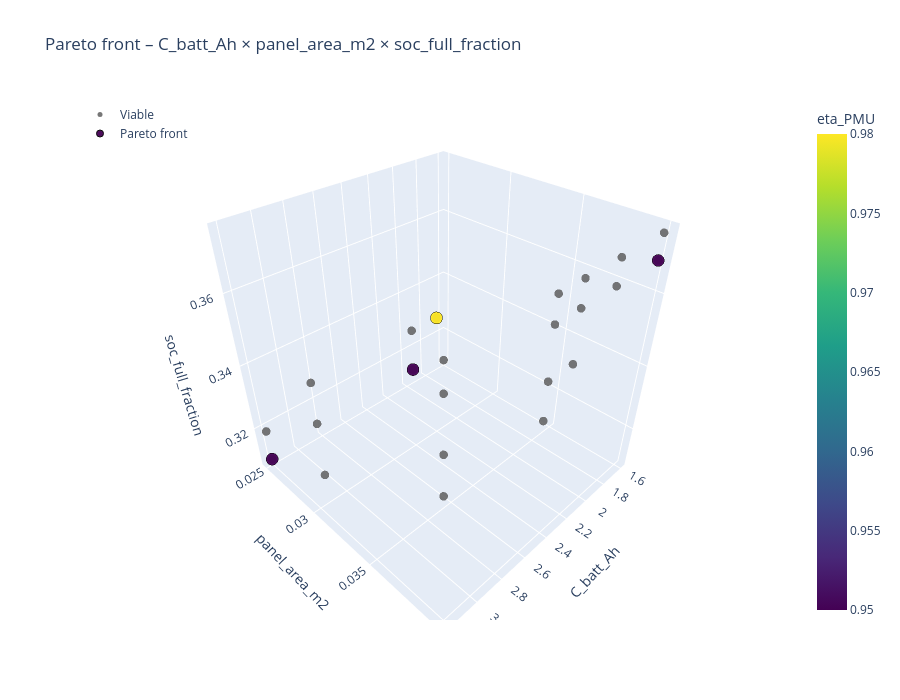

Source (notebook cell):
### Code cell
plot_pareto_front(
    summary, front, objectives, color_col="eta_PMU").show()

### Figure 1 — Plotly figure (JSON) as saved in the notebook; plotly's stock layout.template omitted (floating-point values rounded to 4 significant figures)
{"data": [{"hoverinfo": "text", "marker": {"color": "#555555", "opacity": 0.8, "size": 5}, "mode": "markers", "name": "Viable", "text": ["C_batt_Ah: 2.3<br>panel_area_m2: 0.031<br>soc_full_fraction: 0.349<br>eta_PMU: 0.98", "C_batt_Ah: 2.5<br>panel_area_m2: 0.031<br>soc_full_fraction: 0.338<br>eta_PMU: 0.95", "C_batt_Ah: 1.6<br>panel_area_m2: 0.04<br>soc_full_fraction: 0.368<br>eta_PMU: 0.95", "C_batt_Ah: 3.2<br>panel_area_m2: 0.025<br>soc_full_fraction: 0.309<br>eta_PMU: 0.95", "C_batt_Ah: 1.6<br>panel_area_m2: 0.04<br>soc_full_fraction: 0.375<br>eta_PMU: 0.98", "C_batt_Ah: 2.5<br>panel_area_m2: 0.031<br>soc_full_fraction: 0.349<br>eta_PMU: 0.98", "C_batt_Ah: 3.2<br>panel_area_m2: 0.025<br>soc_full_fraction: 0.319<br>eta_PMU: 0.98", "C_batt_Ah: 2.0<br>panel_area_m2: 0.04<br>soc_full_fraction: 0.368<br>eta_PMU: 0.95", "C_batt_Ah: 2.0<br>panel_area_m2: 0.04<br>soc_full_fraction: 0.375<br>eta_PMU: 0.98", "C_batt_Ah: 3.2<br>panel_area_m2: 0.031<br>soc_full_fraction: 0.322<br>eta_PMU: 0.9", "C_batt_Ah: 2.3<br>panel_area_m2: 0.04<br>soc_full_fraction: 0.355<br>eta_PMU: 0.9", "C_batt_Ah: 3.2<br>panel_area_m2: 0.031<br>soc_full_fraction: 0.338<br>eta_PMU: 0.95", "C_batt_Ah: 2.3<br>panel_area_m2: 0.04<br>soc_full_fraction: 0.368<br>eta_PMU: 0.95", "C_batt_Ah: 2.5<br>panel_area_m2: 0.04<br>soc_full_fraction: 0.345<br>eta_PMU: 0.87", "C_batt_Ah: 2.3<br>panel_area_m2: 0.04<br>soc_full_fraction: 0.375<br>eta_PMU: 0.98", "C_batt_Ah: 3.2<br>panel_area_m2: 0.031<br>soc_full_fraction: 0.349<br>eta_PMU: 0.98", "C_batt_Ah: 2.5<br>panel_area_m2: 0.04<br>soc_full_fraction: 0.355<br>eta_PMU: 0.9", "C_batt_Ah: 2.5<br>panel_area_m2: 0.04<br>soc_full_fraction: 0.368<br>eta_PMU: 0.95", "C_batt_Ah: 2.5<br>panel_area_m2: 0.04<br>soc_full_fraction: 0.375<br>eta_PMU: 0.98", "C_batt_Ah: 3.2<br>panel_area_m2: 0.04<br>soc_full_fraction: 0.345<br>eta_PMU: 0.87", "C_batt_Ah: 3.2<br>panel_area_m2: 0.04<br>soc_full_fraction: 0.355<br>eta_PMU: 0.9", "C_batt_Ah: 3.2<br>panel_area_m2: 0.04<br>soc_full_fraction: 0.368<br>eta_PMU: 0.95", "C_batt_Ah: 3.2<br>panel_area_m2: 0.04<br>soc_full_fraction: 0.375<br>eta_PMU: 0.98"], "type": "scatter3d", "x": [2.3, 2.5, 1.6, 3.2, 1.6, 2.5, 3.2, 2.0, 2.0, 3.2, 2.3, 3.2, 2.3, 2.5, 2.3, 3.2, 2.5, 2.5, 2.5, 3.2, 3.2, 3.2, 3.2], "y": [0.031, 0.031, 0.04, 0.025, 0.04, 0.031, 0.025, 0.04, 0.04, 0.031, 0.04, 0.031, 0.04, 0.04, 0.04, 0.031, 0.04, 0.04, 0.04, 0.04, 0.04, 0.04, 0.04], "z": [0.3491, 0.3378, 0.3682, 0.3091, 0.3745, 0.3491, 0.3191, 0.3682, 0.3745, 0.322, 0.3551, 0.3378, 0.3682, 0.3451, 0.3745, 0.3491, 0.3551, 0.3682, 0.3745, 0.3451, 0.3551, 0.3682, 0.3745]}, {"hoverinfo": "text", "marker": {"color": [0.95, 0.98, 0.95, 0.95], "colorbar": {"title": {"text": "eta_PMU"}, "x": 1}, "colorscale": [[0, "#440154"], [0.1111, "#482878"], [0.2222, "#3e4989"], [0.3333, "#31688e"], [0.4444, "#26828e"], [0.5556, "#1f9e89"], [0.6667, "#35b779"], [0.7778, "#6ece58"], [0.8889, "#b5de2b"], [1, "#fde725"]], "line": {"color": "black", "width": 1}, "opacity": 0.95, "size": 7}, "mode": "markers", "name": "Pareto front", "text": ["C_batt_Ah: 1.6<br>panel_area_m2: 0.04<br>soc_full_fraction: 0.368<br>eta_PMU: 0.95", "C_batt_Ah: 2.3<br>panel_area_m2: 0.031<br>soc_full_fraction: 0.349<br>eta_PMU: 0.98", "C_batt_Ah: 2.5<br>panel_area_m2: 0.031<br>soc_full_fraction: 0.338<br>eta_PMU: 0.95", "C_batt_Ah: 3.2<br>panel_area_m2: 0.025<br>soc_full_fraction: 0.309<br>eta_PMU: 0.95"], "type": "scatter3d", "x": [1.6, 2.3, 2.5, 3.2], "y": [0.04, 0.031, 0.031, 0.025], "z": [0.3682, 0.3491, 0.3378, 0.3091]}], "layout": {"height": 700, "legend": {"x": 0, "y": 1}, "scene": {"xaxis": {"title": {"text": "C_batt_Ah"}}, "yaxis": {"title": {"text": "panel_area_m2"}}, "zaxis": {"title": {"text": "soc_full_fraction"}}}, "title": {"text": "Pareto front – C_batt_Ah × panel_area_m2 × soc_full_fraction"}}}
